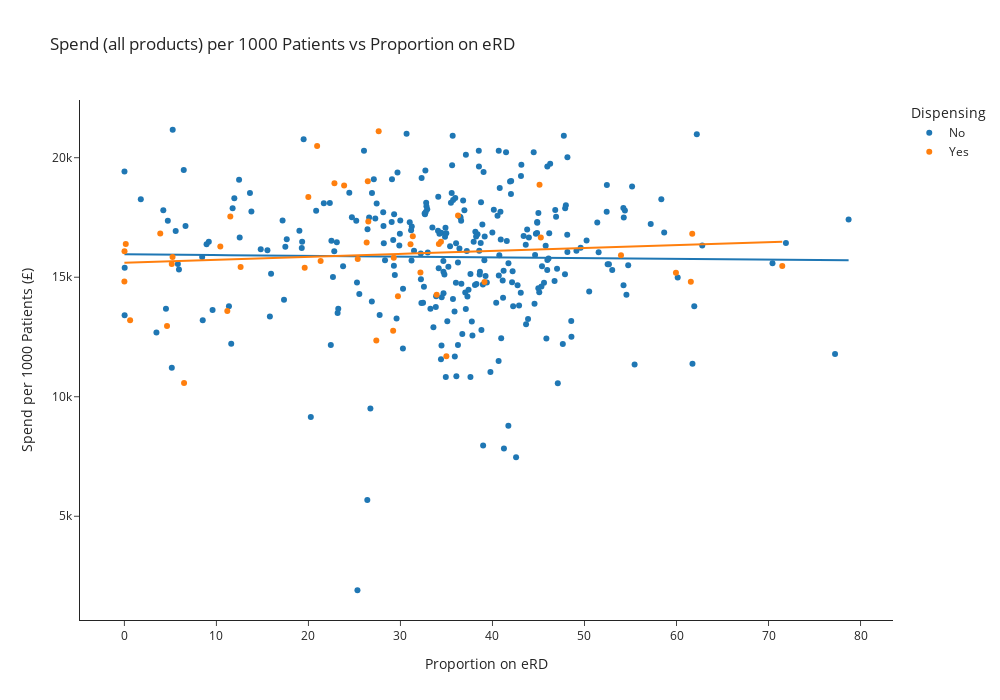

This figure's notebook cell:
### Code cell
# Scatter plot: Spend vs Proportion eRD
fig = px.scatter(
    merged_df,
    x="Proportion eRD",
    y="Spend per 1000 Patients",
    color="Dispensing",
    hover_data=["Practice Code", "Items", "List Size"],
    labels={
        "Proportion eRD": "Proportion on eRD",
        "Spend per 1000 Patients": "Spend per 1000 Patients (£)"
    },
    title="Spend (all products) per 1000 Patients vs Proportion on eRD",
    trendline="ols", 
)

# Set figure size to square (e.g., 700x700)
fig.update_layout(
    width=1000,
    height=700
)



fig.show()

### Figure 1 — Plotly figure (JSON) as saved in the notebook; plotly's stock layout.template omitted (floating-point values rounded to 4 significant figures; data arrays with more than 128 entries replaced by an {"elided": "..."} marker saying what was removed)
{"data": [{"customdata": {"elided": "290x3 mixed values"}, "hovertemplate": "Dispensing=No<br>Proportion on eRD=%{x}<br>Spend per 1000 Patients (£)=%{y}<br>Practice Code=%{customdata[0]}<br>Items=%{customdata[1]}<br>List Size=%{customdata[2]}<extra></extra>", "legendgroup": "No", "marker": {"color": "#1F77B4", "symbol": "circle"}, "mode": "markers", "name": "No", "orientation": "v", "showlegend": true, "type": "scatter", "x": {"elided": "290 float values"}, "xaxis": "x", "y": {"elided": "290 float values"}, "yaxis": "y"}, {"hovertemplate": "<b>OLS trendline</b><br>Spend per 1000 Patients = -3.21103 * Proportion eRD + 15960.3<br>R<sup>2</sup>=0.000270<br><br>Dispensing=No<br>Proportion on eRD=%{x}<br>Spend per 1000 Patients (£)=%{y} <b>(trend)</b><extra></extra>", "legendgroup": "No", "marker": {"color": "#1F77B4", "symbol": "circle"}, "mode": "lines", "name": "No", "showlegend": false, "type": "scatter", "x": {"elided": "290 float values"}, "xaxis": "x", "y": {"elided": "290 float values"}, "yaxis": "y"}, {"customdata": {"elided": "44x3 mixed values"}, "hovertemplate": "Dispensing=Yes<br>Proportion on eRD=%{x}<br>Spend per 1000 Patients (£)=%{y}<br>Practice Code=%{customdata[0]}<br>Items=%{customdata[1]}<br>List Size=%{customdata[2]}<extra></extra>", "legendgroup": "Yes", "marker": {"color": "#FF7F0E", "symbol": "circle"}, "mode": "markers", "name": "Yes", "orientation": "v", "showlegend": true, "type": "scatter", "x": [19.59, 26.45, 45.25, 19.99, 29.21, 25.36, 31.09, 59.94, 29.27, 61.56, 33.94, 39.13, 26.33, 0.01065, 5.233, 3.896, 71.49, 0.1484, 6.484, 0.6211, 4.632, 34.99, 29.73, 11.18, 27.38, 12.63, 5.147, 11.51, 61.71, 10.43, 53.97, 23.88, 34.17, 31.34, 22.83, 26.51, 20.94, 34.4, 32.17, 45.11, 0, 36.26, 27.63, 21.32], "xaxis": "x", "y": [15400.0, 19010.0, 16660.0, 18360.0, 12770.0, 15770.0, 16380.0, 15180.0, 15820.0, 14810.0, 14270.0, 14800.0, 16450.0, 16090.0, 15840.0, 16830.0, 15460.0, 16390.0, 10580.0, 13200.0, 12960.0, 11700.0, 14200.0, 13590.0, 12350.0, 15430.0, 15560.0, 17540.0, 16820.0, 16280.0, 15920.0, 18830.0, 16390.0, 16720.0, 18930.0, 17330.0, 20490.0, 16480.0, 15190.0, 18870.0, 14820.0, 17590.0, 21110.0, 15680.0], "yaxis": "y"}, {"hovertemplate": "<b>OLS trendline</b><br>Spend per 1000 Patients = 12.2746 * Proportion eRD + 15606.3<br>R<sup>2</sup>=0.010242<br><br>Dispensing=Yes<br>Proportion on eRD=%{x}<br>Spend per 1000 Patients (£)=%{y} <b>(trend)</b><extra></extra>", "legendgroup": "Yes", "marker": {"color": "#FF7F0E", "symbol": "circle"}, "mode": "lines", "name": "Yes", "showlegend": false, "type": "scatter", "x": [0, 0.01065, 0.1484, 0.6211, 3.896, 4.632, 5.147, 5.233, 6.484, 10.43, 11.18, 11.51, 12.63, 19.59, 19.99, 20.94, 21.32, 22.83, 23.88, 25.36, 26.33, 26.45, 26.51, 27.38, 27.63, 29.21, 29.27, 29.73, 31.09, 31.34, 32.17, 33.94, 34.17, 34.4, 34.99, 36.26, 39.13, 45.11, 45.25, 53.97, 59.94, 61.56, 61.71, 71.49], "xaxis": "x", "y": [15610.0, 15610.0, 15610.0, 15610.0, 15650.0, 15660.0, 15670.0, 15670.0, 15690.0, 15730.0, 15740.0, 15750.0, 15760.0, 15850.0, 15850.0, 15860.0, 15870.0, 15890.0, 15900.0, 15920.0, 15930.0, 15930.0, 15930.0, 15940.0, 15950.0, 15960.0, 15970.0, 15970.0, 15990.0, 15990.0, 16000.0, 16020.0, 16030.0, 16030.0, 16040.0, 16050.0, 16090.0, 16160.0, 16160.0, 16270.0, 16340.0, 16360.0, 16360.0, 16480.0], "yaxis": "y"}], "layout": {"height": 700, "legend": {"title": {"text": "Dispensing"}, "tracegroupgap": 0}, "title": {"text": "Spend (all products) per 1000 Patients vs Proportion on eRD"}, "width": 1000, "xaxis": {"anchor": "y", "domain": [0, 1], "title": {"text": "Proportion on eRD"}}, "yaxis": {"anchor": "x", "domain": [0, 1], "title": {"text": "Spend per 1000 Patients (£)"}}}}
